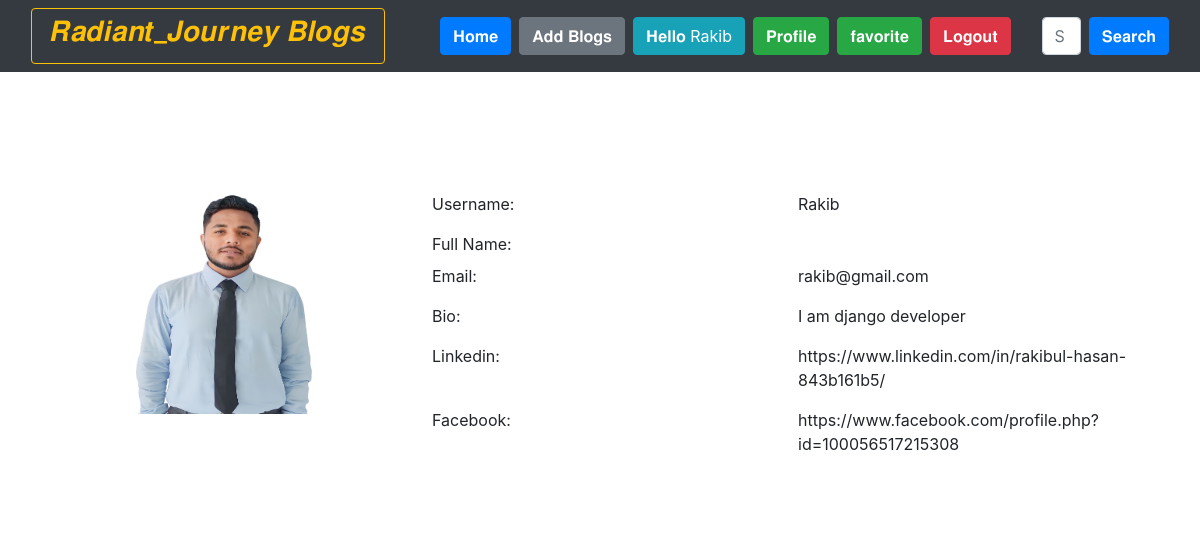
The app's page /user_profile/9/ (signed in) with its own data.
### home/models.py (models this page shows, shortened)
class BlogPost(models.Model):
    title=models.CharField(max_length=255)
    author= models.ForeignKey(User, on_delete=models.CASCADE)
    slug=models.CharField(max_length=130)
    content=models.TextField()
    image = models.ImageField(upload_to="profile_pics", blank=True, null=True)
    dateTime=models.DateTimeField(auto_now_add=True)
    category=models.ForeignKey(Category,on_delete=models.CASCADE)

class Profile(models.Model):
    user = models.OneToOneField(User, on_delete=models.CASCADE, blank=True, null=True)
    image = models.ImageField(upload_to="profile_pics", blank=True, null=True)
    bio = models.TextField(blank=True, null=True)
    phone_no = models.IntegerField(blank=True, null=True)
    facebook = models.CharField(max_length=300, blank=True, null=True)
    instagram = models.CharField(max_length=300, blank=True, null=True)
    linkedin = models.CharField(max_length=300, blank=True, null=True)

### home/views.py (the view)
# urls.py: path("user_profile/<int:myid>/", views.user_profile, name="user_profile"),
def user_profile(request, myid):
    post = BlogPost.objects.filter(id=myid)
    return render(request, "user_profile.html", {'post':post})

### home/templates/user_profile.html (shortened to what this page needs)
{% extends 'base.html' %}
{% block body %}
<div class="container profile">
            <form method="post">
                <div class="row">
                    {% for i in post %}
                    <div class="col-md-4">
                        <div class="profile-img">
                            {% if i.author.profile.image %}
                            <img src="{{i.author.profile.image.url}}" alt="" width="310px" height="270px">
                            {% endif %}
                        </div>
                    </div>
                    <div class="col-md-8">
                        <div class="profile-tab">
                            <div class="tab-pane">
                                <br><br>
                                        <div class="row">
                                            <div class="col-md-6">
                                                <label>Username:</label>
                                            </div>
                                            <div class="col-md-6">
                                                <p>{{i.author}}</p>
                                            </div>
                                        </div>
                                        <div class="row">
                                            <div class="col-md-6">
                                                <label>Full Name:</label>
                                            </div>
                                            <div class="col-md-6">
                                            </div>
                                        </div>
                                        <div class="row">
                                            <div class="col-md-6">
                                                <label>Email:</label>
                                            </div>
                                            <div class="col-md-6">
                                                <p>{{i.author.email}}</p>
                                            </div>
                                        </div>
                                        <div class="row">
                                            <div class="col-md-6">
                                                <label>Bio:</label>
                                            </div>
                                            <div class="col-md-6">
                                                <p>{{i.author.profile.bio}}</p>
                                            </div>
                                        </div>
                                        {% if i.author.profile.linkedin %}
                                        <div class="row">
                                            <div class="col-md-6">
                                                <label>Linkedin:</label>
                                            </div>
                                            <div class="col-md-6">
                                                <p>{{i.author.profile.linkedin}}</p>
                                            </div>
                                        </div>
                                        {% endif %}
                                        {% if i.author.profile.facebook %}
                                        <div class="row">
                                            <div class="col-md-6">
                                                <label>Facebook:</label>
                                            </div>
                                            <div class="col-md-6">
                                                <p>{{i.author.profile.facebook}}</p>
                                            </div>
                                        </div>
                                        {% endif %}
                                        {% endfor %}
                            </div>
                        </div>
                    </div>
            </form>
            </div>
        {% endblock %}

### home/templates/base.html (shortened to what this page needs)
<!doctype html>
<html lang="en">
  <head>
    <link href="//maxcdn.bootstrapcdn.com/bootstrap/4.1.1/css/bootstrap.min.css" rel="stylesheet" id="bootstrap-css">
    <link href="https://cdn.jsdelivr.net/npm/bootstrap@5.0.2/dist/css/bootstrap.min.css" rel="stylesheet">
    <link rel="stylesheet" href="https://maxcdn.bootstrapcdn.com/bootstrap/4.0.0/css/bootstrap.min.css">
  </head>
  <body>
    <nav class="navbar navbar-expand-lg navbar-dark bg-dark sticky-top">
        <div class="container-fluid">
          <a style="text-align:center;width: 40%;margin: auto;" class="btn btn-outline-warning me-4" href="#"><h3>𝑹𝒂𝒅𝒊𝒂𝒏𝒕_𝑱𝒐𝒖𝒓𝒏𝒆𝒚 𝑩𝒍𝒐𝒈𝒔</h3></a>
          <div class="collapse navbar-collapse" id="navbarSupportedContent">
          <div class="container mx-3">
            <ul class="navbar-nav me-auto mb-2 mb-lg-0">
              <li class="nav-item">
                <a class="btn btn-primary me-2" aria-current="page" href="/">𝐇𝐨𝐦𝐞</a>
              </li>
              {% if user.is_authenticated %}
              <li class="nav-item">
                <a class="btn btn-secondary me-2 " href="/add_blogs/">𝐀𝐝𝐝 𝐁𝐥𝐨𝐠𝐬</a>
              </li>
              <li class="nav-item">
                <a class="btn btn-info me-2" href="#">𝐇𝐞𝐥𝐥𝐨 {{request.user}}</a>
              </li>
              <li class="nav-item">
                <a class="btn btn-success me-2" href="/profile/">𝐏𝐫𝐨𝐟𝐢𝐥𝐞</a>
              </li>
              <li class="nav-item">
                <a class="btn btn-success me-2" href="/favorite/">𝐟𝐚𝐯𝐨𝐫𝐢𝐭𝐞</a>
              </li>
              <li class="nav-item">
                <a class="btn btn-danger"href="/logout/">𝐋𝐨𝐠𝐨𝐮𝐭</a>
              </li>
              {% endif %}
            </ul>
            </div>
            <form class="d-flex" method="POST" action="/search/"> {% csrf_token %}
              <input class="form-control me-2" type="search" placeholder="Search" name="searched" id="searched" aria-label="Search">
              <button href="/search/" class="btn btn-primary" type="submit">𝐒𝐞𝐚𝐫𝐜𝐡</button>
            </form>
          </div>
        </div>
      </nav>
      {% block body %}
      {% endblock %}
</body>
</html>

### records on screen
BlogPost: author.profile.image (picture), author "Rakib", author.email "rakib@gmail.com", author.profile.bio "I am django developer", author.profile.linkedin "https://www.linkedin.com/in/rakibul-hasan-843b161b5/", author.profile.facebook "https://www.facebook.com/profile.php?id=100056517215308"

### other values on screen
{{ request.user }} "Rakib"
